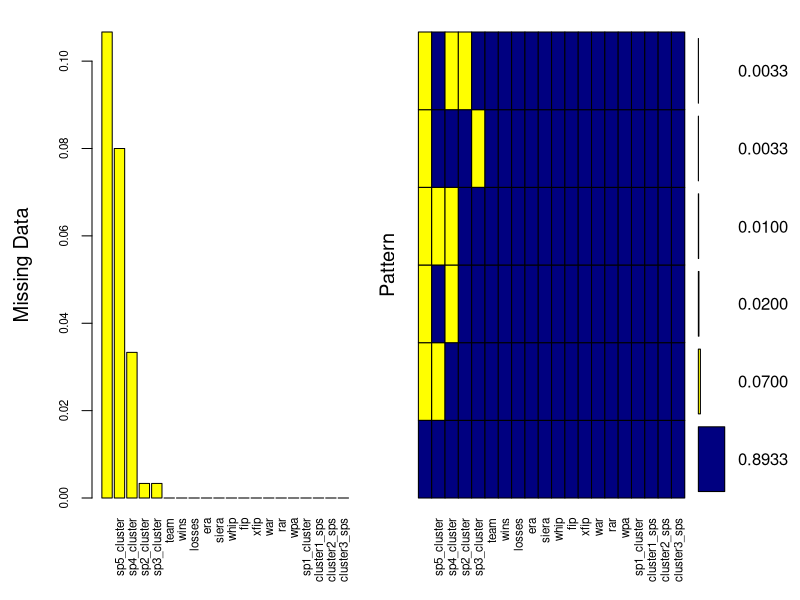
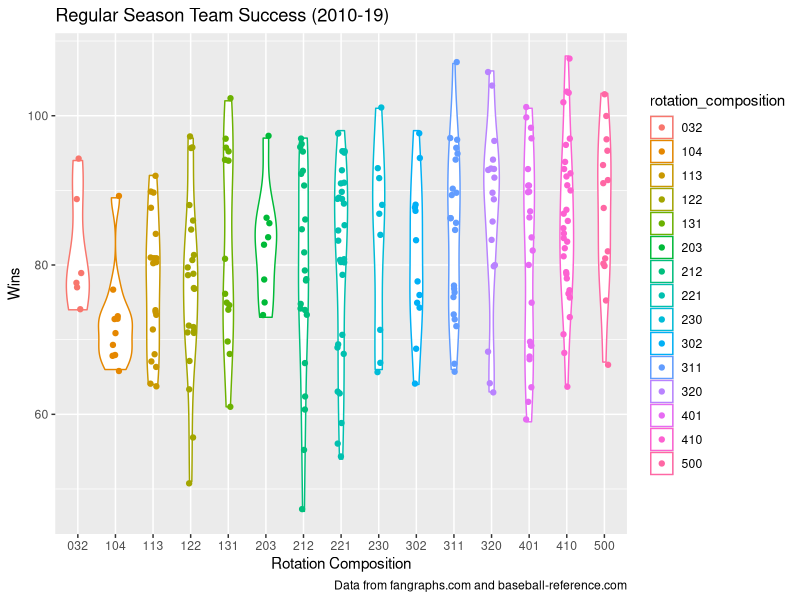
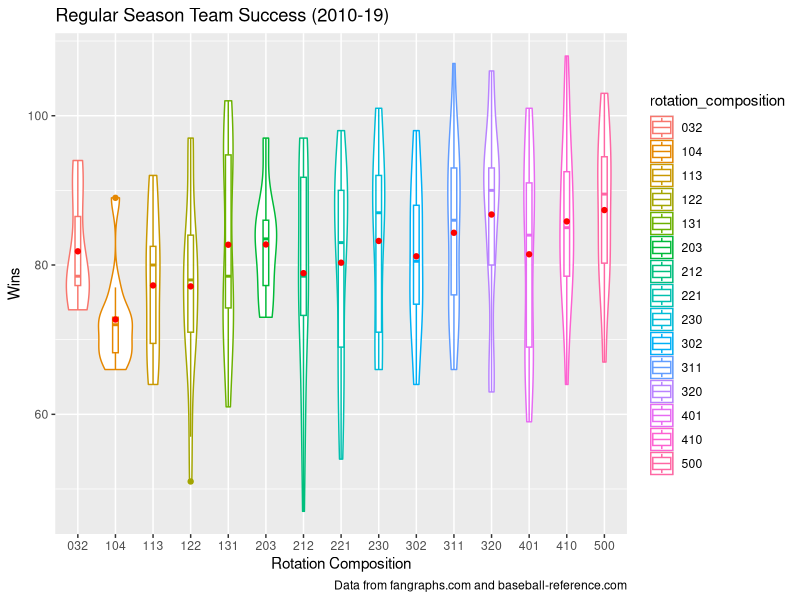
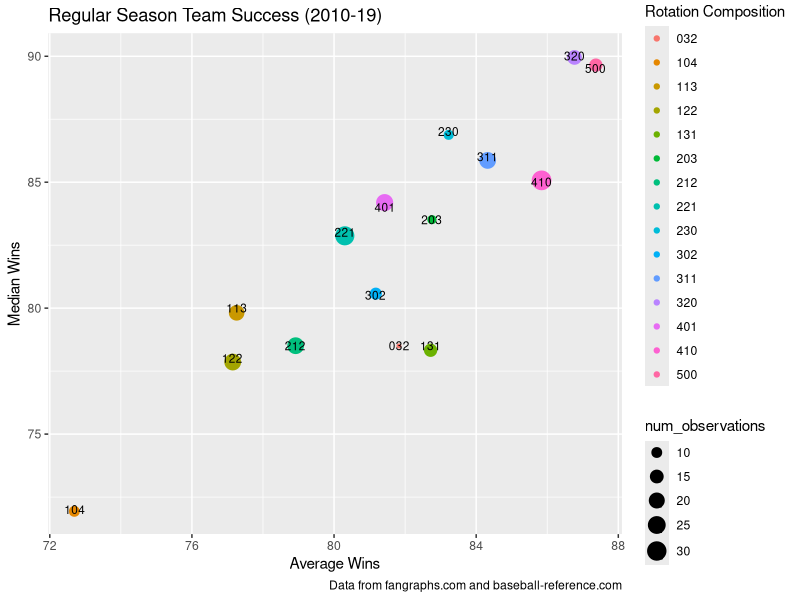
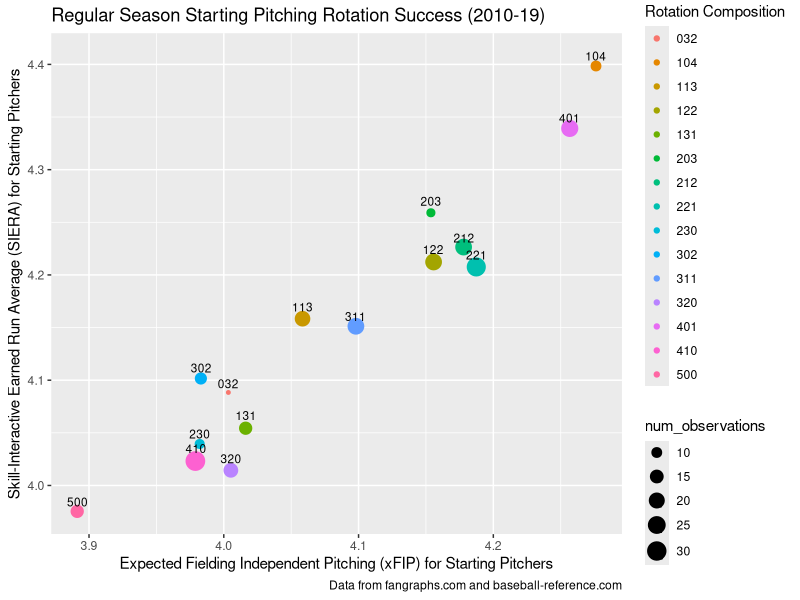
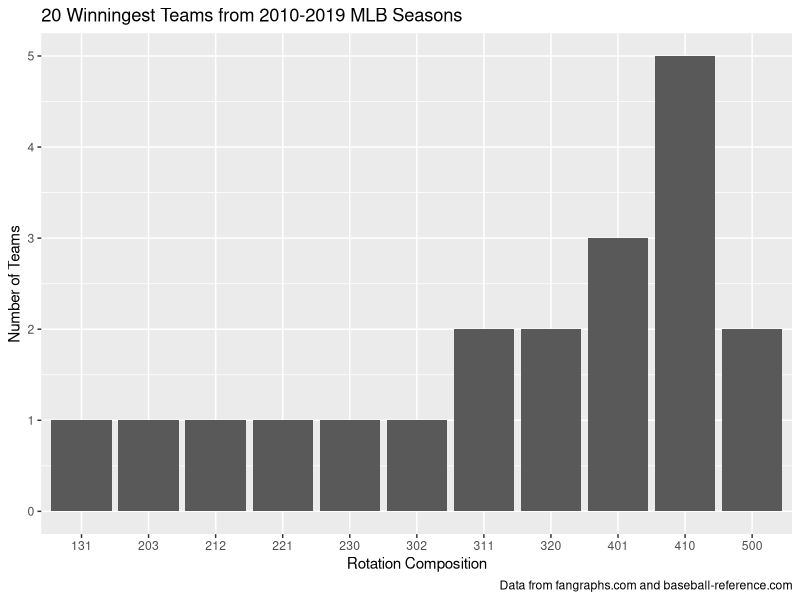
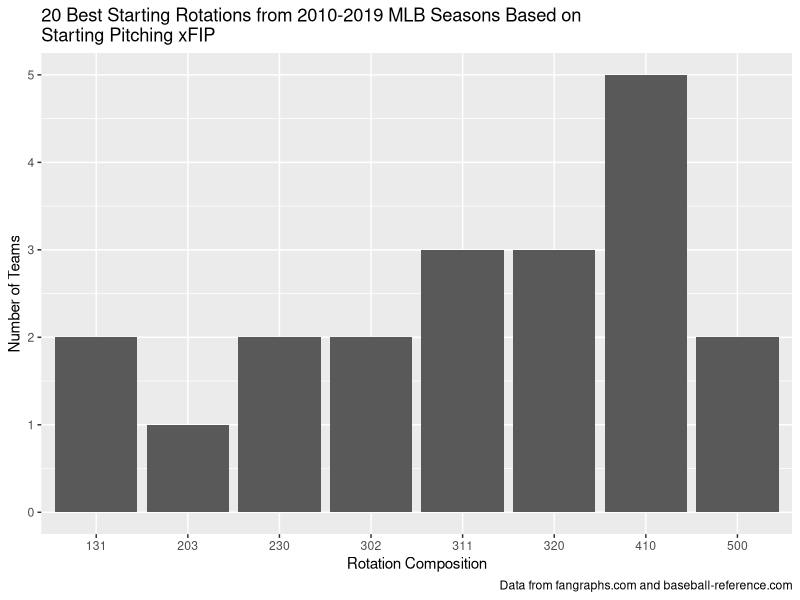

These charts were generated, in order, by the following R code:
## ---- chunk 1
knitr::opts_chunk$set(echo = TRUE)

# load libraries
library(tidyverse)
library(readxl)
library(VIM)
library(dplyr)
## ---- chunk 2
# read the mlb starting pitcher rotations data file into a dataframe
df <- read_excel("Datasets/sp_rotations 2010-2019.xlsx")
# examine the dataframe's dimensions
dim(df)
## ---- chunk 3
# removing the season and franchise columns from the dataframe
df <- subset(df, select = -c(Season, Franchise))
# renaming the columns of the the df for easier use
df <- df %>% rename(team = Team, wins = Wins, losses = Losses, era = ERA, siera = SIERA, whip = WHIP, 
                    fip = FIP, xfip = xFIP, war = WAR, rar = RAR, wpa = WPA, sp1_cluster = `SP1 Cluster`,
                    sp2_cluster = `SP2 Cluster`, sp3_cluster = `SP3 Cluster`, sp4_cluster = `SP4 Cluster`,
                    sp5_cluster = `SP5 Cluster`, cluster1_sps = `Cluster 1 Pitchers`, 
                    cluster2_sps = `Cluster 2 Pitchers`, cluster3_sps =`Cluster 3 Pitchers`,
                    rotation_composition = `Rotation Composition` )
## ---- chunk 4
# examine the dataframe
head(df)
## ---- chunk 5
# examining the NA values present in the dataframe
aggr(df, col=c('navyblue', 'yellow'), numbers = TRUE, sortVars = TRUE, labels = names(df), cex.axis = .7,
     gap = 3, ylab = c("Missing Data", "Pattern"))
## ---- chunk 6
# remove all of the rows in the dataframe containing NA values
df <- na.omit(df)
table(is.na(df))
# now the dataframe consists solely of teams with a complete rotation from the group of clusteres pitchers
dim(df)
## ---- chunk 7
# removing rotation compositions from the dataframe that occurred less than 5 times in the past ten years
df <- df %>%
  group_by(rotation_composition) %>%
  filter(n() >= 5)
## ---- chunk 8
# creating a graphic to measure the team success of all teams from the last ten seasons, while examining different compositions of starting pitcher rotations
ggplot(data = df, mapping = aes(x = rotation_composition, y = wins, color = rotation_composition)) +
  geom_violin(scale = "area") +
  labs(title = "Regular Season Team Success (2010-19)",
       x = "Rotation Composition",
       y = "Wins",
       caption = "Data from fangraphs.com and baseball-reference.com") +
  geom_jitter(position = position_jitter(0.1))
## ---- chunk 9
# creating a graphic to measure the team success of all teams from the last ten seasons, while examining different compositions of starting pitcher rotations
ggplot(data = df, mapping = aes(x = rotation_composition, y = wins, color = rotation_composition)) +
  geom_violin(scale = "area") +
  labs(title = "Regular Season Team Success (2010-19)",
       x = "Rotation Composition",
       y = "Wins",
       caption = "Data from fangraphs.com and baseball-reference.com") +
  geom_boxplot(width = 0.15) +
  stat_summary(fun = mean, geom = "point", color = "red")
## ---- chunk 10
rotations_summary <- df %>%
  group_by(rotation_composition) %>%
  summarise(num_observations = n(),
            avg_wins = mean(wins),
            median_wins = median(wins),
            avg_siera = mean(siera),
            avg_xfip = mean(xfip),
            .groups = "keep")

rotations_summary
## ---- chunk 11
# creating a graphic to measure the team success of all teams from the last ten seasons, while examining different compositions of starting pitcher rotations
ggplot(data = rotations_summary) +
  geom_point(mapping = aes(x = avg_wins, y = median_wins, color = rotation_composition, size = num_observations), position = "jitter") +
  labs(title = "Regular Season Team Success (2010-19)",
       color = "Rotation Composition",
       x = "Average Wins",
       y = "Median Wins",
       caption = "Data from fangraphs.com and baseball-reference.com") +
  geom_text(aes(x = avg_wins, y = median_wins, label = rotation_composition, size = 10), nudge_y = 0.01)
## ---- chunk 12
# creating a graphic to measure the success of starting pitching rotations from the last ten seasons, while examining the different compositions of the rotations
ggplot(data = rotations_summary) +
  geom_point(mapping = aes(x = avg_xfip, y = avg_siera, color = rotation_composition, size = num_observations), position = "jitter") +
  labs(title = "Regular Season Starting Pitching Rotation Success (2010-19)",
       color = "Rotation Composition",
       x = "Expected Fielding Independent Pitching (xFIP) for Starting Pitchers",
       y = "Skill-Interactive Earned Run Average (SIERA) for Starting Pitchers",
       caption = "Data from fangraphs.com and baseball-reference.com") +
  geom_text(aes(x = avg_xfip, y = avg_siera, label = rotation_composition, size = 10), nudge_y = 0.01)
## ---- chunk 13
# sort the df by wins
df_sorted_by_wins <- df[order(-df$wins),]
# take the top 20 rows of the df (top ~7.5% of the teams in the past 10 years)
top_teams_by_wins <- df_sorted_by_wins[1:20,]
## ---- chunk 14
# graphing the different rotation compositions in the 20 most successful teams
winningest_teams_by_rotation_composition <- top_teams_by_wins %>%
  group_by(rotation_composition) %>%
  summarise(num_observations = n(),
            .groups = "keep")
winningest_teams_by_rotation_composition

ggplot(data = winningest_teams_by_rotation_composition) +
  geom_bar(mapping = aes(x = rotation_composition, y = num_observations), stat = "identity") +
  labs(title = "20 Winningest Teams from 2010-2019 MLB Seasons",
       x = "Rotation Composition",
       y = "Number of Teams",
       caption = "Data from fangraphs.com and baseball-reference.com")
## ---- chunk 15
# sort the df by SP xFIP
df_sorted_by_xfip <- df[order(df$xfip),]
# take the top 20 rows of the df (top ~7.5% of the teams in the past 10 years in sp xFIP)
top_teams_by_xfip <- df_sorted_by_xfip[1:20,]
## ---- chunk 16
# graphing the different rotation compositions in the 20 most successful teams by SP xFIP
lowest_xfip_teams_by_rotation_composition <- top_teams_by_xfip %>%
  group_by(rotation_composition) %>%
  summarise(num_observations = n(),
            .groups = "keep")
lowest_xfip_teams_by_rotation_composition

ggplot(data = lowest_xfip_teams_by_rotation_composition) +
  geom_bar(mapping = aes(x = rotation_composition, y = num_observations), stat = "identity") +
  labs(title = "20 Best Starting Rotations from 2010-2019 MLB Seasons Based on \nStarting Pitching xFIP",
       x = "Rotation Composition",
       y = "Number of Teams",
       caption = "Data from fangraphs.com and baseball-reference.com")
